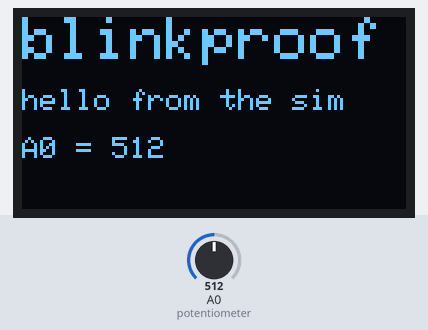
Bench run of a sketch on a simulated Arduino Uno, built with avr-gcc and run on an emulated ATmega328P. Shown: 128×64 one-colour display. The test bench sets the inputs (shaded band); at power-on: A0 (potentiometer) = 512. What the sketch prints to the serial monitor is not drawn.

Above: at 1.2 s.
1.3 s: A0 (potentiometer) set to 716
At 2.0 s:
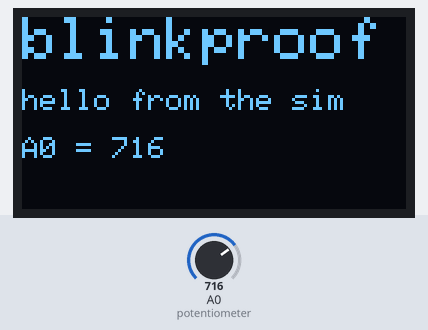
2.8 s: A0 (potentiometer) set to 900
At 4.0 s:
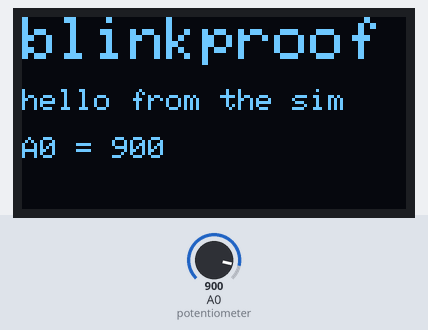
4.3 s: A0 (potentiometer) set to 1023
At 5.4 s:
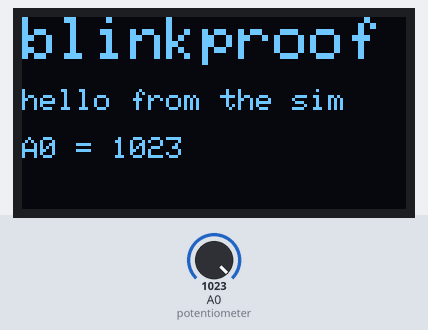
Timing chart, 0 to 7.3 s (numbered marks = the images above; inputs shaded):
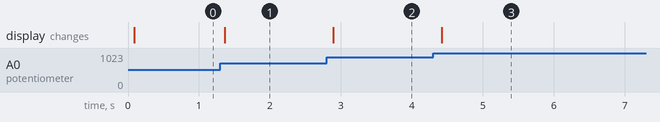

Measured:
- after the input at 1.3 s, the display: changes after 0.06 s (image 1)
- after the input at 2.8 s, the display: changes after 0.09 s (image 2)
- after the input at 4.3 s, the display: changes after 0.13 s (image 3)

The sketch:

hello-oled.ino
```cpp
#include <Wire.h>
#include <Adafruit_GFX.h>
#include <Adafruit_SSD1306.h>

Adafruit_SSD1306 display(128, 64, &Wire, -1);

void setup() {
  Serial.begin(9600);
  if (!display.begin(SSD1306_SWITCHCAPVCC, 0x3C)) {
    Serial.println("oled failed");
    for (;;);
  }
  display.clearDisplay();
  display.setTextColor(SSD1306_WHITE);
  display.setTextSize(2);
  display.setCursor(0, 0);
  display.println("blinkproof");
  display.setTextSize(1);
  display.setCursor(0, 24);
  display.println("hello from the sim");
  display.display();
  Serial.println("oled ok");
}

void loop() {
  int v = analogRead(A0);
  display.fillRect(0, 40, 128, 16, SSD1306_BLACK);
  display.setCursor(0, 40);
  display.print("A0 = ");
  display.print(v);
  display.display();
  delay(100);
}
```
